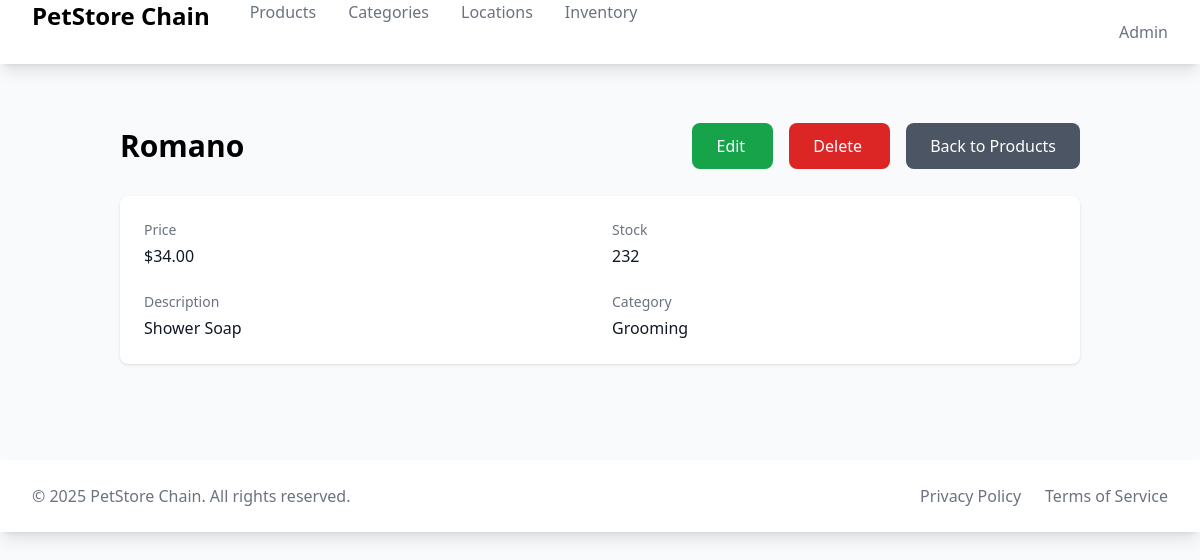
Screenshot of /products/2/ with the database file from the repository.
### products/models.py (models this page shows, shortened)
class Product(models.Model):
    name = models.CharField(max_length=200)
    description = models.TextField(blank=True)
    price = models.DecimalField(max_digits=10, decimal_places=2)
    total_stock = models.PositiveIntegerField(
        default=0,
        verbose_name="Total Stock",
        help_text="Total available stock across all locations"
    )
    category = models.ForeignKey(Category, on_delete=models.CASCADE, related_name='products')
    created_at = models.DateTimeField(auto_now_add=True)

class Category(models.Model):
    name = models.CharField(max_length=100)
    description = models.TextField(blank=True)

### products/views.py (the view)
# urls.py: path('<int:pk>/', ProductDetailView.as_view(), name='product_detail'),
class ProductDetailView(DetailView):
    model = Product
    template_name = 'products/product_detail.html'
    context_object_name = 'product'

### products/templates/products/product_detail.html
{% extends "base.html" %}
{% block content %}
<div class="container mx-auto px-4 py-8">
    <div class="flex justify-between items-center mb-8">
        <h1 class="text-3xl font-bold">{{ product.name }}</h1>
        <div class="space-x-4">
            <a href="{% url 'products:product_update' product.id %}" class="bg-green-600 text-white px-6 py-3 rounded-lg hover:bg-green-700">
                Edit
            </a>
            <a href="{% url 'products:product_delete' product.id %}" class="bg-red-600 text-white px-6 py-3 rounded-lg hover:bg-red-700">
                Delete
            </a>
                <a href="{% url 'products:product_list' %}" class="bg-gray-600 text-white px-6 py-3 rounded-lg hover:bg-gray-700">
                    Back to Products
                </a>
        </div>
    </div>
    <div class="bg-white shadow rounded-lg p-6">
        <div class="grid grid-cols-1 md:grid-cols-2 gap-6">
            <div>
                <h2 class="text-sm font-medium text-gray-500">Price</h2>
                <p class="mt-1 text-gray-900">${{ product.price }}</p>
            </div>
            <div>
                <h2 class="text-sm font-medium text-gray-500">Stock</h2>
                <p class="mt-1 text-gray-900">{{ product.total_stock }}</p>
            </div>
            <div>
                <h2 class="text-sm font-medium text-gray-500">Description</h2>
                <p class="mt-1 text-gray-900">{{ product.description }}</p>
            </div>
            <div>
                <h2 class="text-sm font-medium text-gray-500">Category</h2>
                <p class="mt-1 text-gray-900">{{ product.category.name }}</p>
            </div>
        </div>
    </div>
</div>
{% endblock %}

### rows the page displays
Product: name "Romano", price "34.00", total_stock "232", description "Shower Soap", category.name "Grooming"
